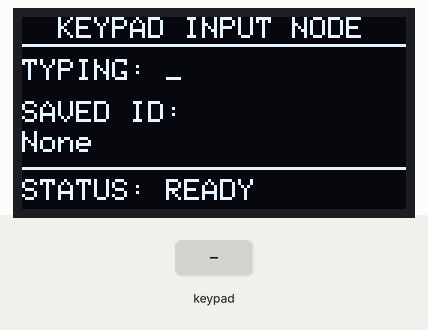
Bench run of a sketch on a simulated ESP32-S3. On the bench: 128×64 one-colour display. The test bench sets the inputs (shaded band). What the sketch prints to the serial monitor is not drawn.

Above: at 2.2 s.
2.3 s: keypad keys 1 0 1 1 1 2 1 3 # pressed 0.4 s apart
At 6.8 s:
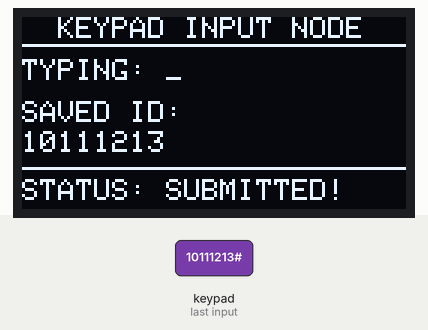
7.4 s: key '1' pressed
At 8.5 s:
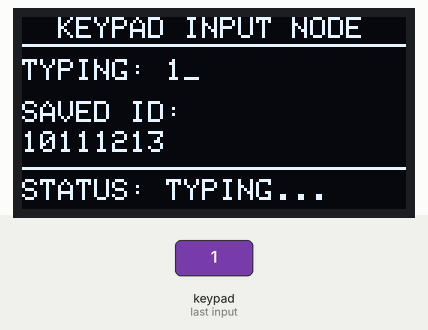
8.9 s: keypad keys 1 0 1 1 1 2 1 3 * pressed 0.4 s apart
At 13.3 s:
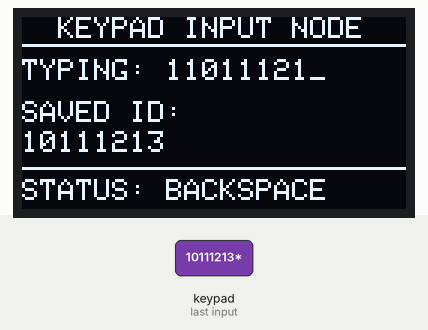
14.0 s: key '#' pressed
At 14.6 s:
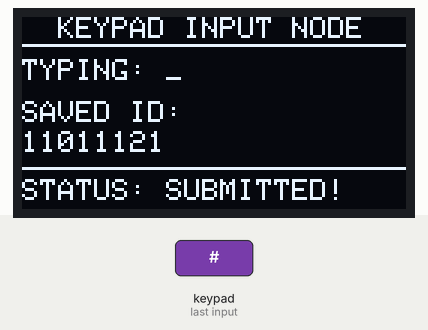
15.5 s: key 'A' pressed
At 16.7 s:
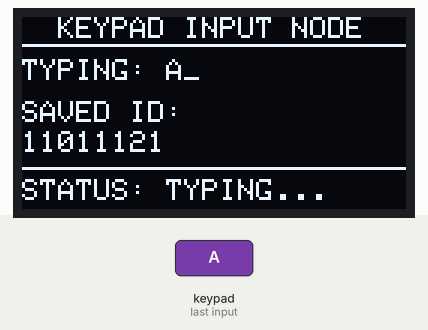
17.0 s: keypad keys 1 4 1 5 1 6 1 7 # pressed 0.4 s apart
At 20.6 s:
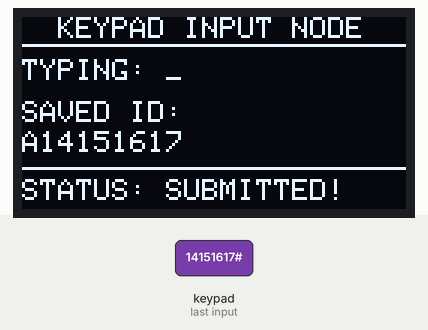
Timing chart, 0 to 22.1 s (numbered marks = the images above; inputs shaded):
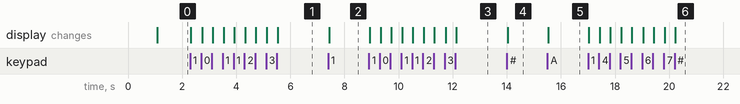

Measured:
- after the input at 2.3 s, the display: first changes at once (image 1 shows a later state)
- after the input at 7.4 s, the display: changes at once (image 2)
- after the input at 8.9 s, the display: first changes at once (image 3 shows a later state)
- after the input at 14.0 s, the display: changes at once (image 4)
- after the input at 15.5 s, the display: changes at once (image 5)
- after the input at 17.0 s, the display: first changes at once (image 6 shows a later state)

The sketch:

keypad_b.ino
```cpp
/*
 * Standalone Keypad & OLED Node (Direct GPIO Connection)
 * Microcontroller: ESP32-S3
 * Display: 0.96" SSD1306 OLED (GPIO 8 SDA, GPIO 9 SCL)
 * Keypad: 4x4 Matrix (Direct GPIOs 10-17)
 */

#include <Wire.h>
#include <Adafruit_GFX.h>
#include <Adafruit_SSD1306.h>
#include <Keypad.h>

// --- Pin Definitions ---
#define SDA_PIN       8
#define SCL_PIN       9
#define SCREEN_WIDTH  128
#define SCREEN_HEIGHT 64

// --- Keypad Configuration (Direct GPIOs) ---
const byte ROWS = 4;
const byte COLS = 4;

char keys[ROWS][COLS] = {
  {'1', '2', '3', 'A'},
  {'4', '5', '6', 'B'},
  {'7', '8', '9', 'C'},
  {'*', '0', '#', 'D'}
};

byte rowPins[ROWS] = {10, 11, 12, 13}; // Pins R1-R4
byte colPins[COLS] = {14, 15, 16, 17}; // Pins C1-C4

// --- Hardware Instances ---
Adafruit_SSD1306 display(SCREEN_WIDTH, SCREEN_HEIGHT, &Wire, -1);
Keypad keypad = Keypad(makeKeymap(keys), rowPins, colPins, ROWS, COLS);

// --- Buffer Variables ---
String inputBuffer = "";
String lastSubmitted = "None";
String statusMessage = "READY";

void setup() {
  Serial.begin(115200);

  // Initialize I2C for OLED
  Wire.begin(SDA_PIN, SCL_PIN);

  // Start OLED Display
  if (!display.begin(SSD1306_SWITCHCAPVCC, 0x3C)) {
    Serial.println("[Error]: OLED allocation failed!");
    for (;;);
  }

  // Boot splash screen
  display.clearDisplay();
  display.setTextColor(SSD1306_WHITE);
  display.setTextSize(1);
  display.setCursor(15, 25);
  display.println("DIRECT KEYPAD READY");
  display.display();
  delay(1000);

  updateScreen();
}

void loop() {
  char key = keypad.getKey();

  if (key != NO_KEY) {

    // 1. BACKSPACE ACTION (*)
    if (key == '*') {
      if (inputBuffer.length() > 0) {
        inputBuffer.remove(inputBuffer.length() - 1);
        statusMessage = "BACKSPACE";
      } else {
        statusMessage = "BUFFER EMPTY";
      }
    }

    // 2. ENTER / SUBMIT ACTION (#)
    else if (key == '#') {
      if (inputBuffer.length() > 0) {
        lastSubmitted = inputBuffer;
        statusMessage = "SUBMITTED!";
        Serial.println("[ENTER] Submitted ID: " + inputBuffer);
        inputBuffer = "";
      } else {
        statusMessage = "ENTER SOME TEXT!";
      }
    }

    // 3. CHARACTER TYPING (0-9, A-D)
    else {
      if (inputBuffer.length() < 12) {
        inputBuffer += key;
        statusMessage = "TYPING...";
      } else {
        statusMessage = "BUFFER FULL!";
      }
    }

    updateScreen();
  }
}

void updateScreen() {
  display.clearDisplay();

  // Title Header
  display.setTextSize(1);
  display.setCursor(12, 0);
  display.println("KEYPAD INPUT NODE");
  display.drawFastHLine(0, 9, 128, SSD1306_WHITE);

  // Typing Field
  display.setCursor(0, 14);
  display.print("TYPING: ");
  if (inputBuffer.length() == 0) {
    display.println("_");
  } else {
    display.println(inputBuffer + "_");
  }

  // Saved Record
  display.setCursor(0, 28);
  display.print("SAVED ID: ");
  display.setCursor(0, 38);
  display.println(lastSubmitted);

  // Footer Status Bar
  display.drawFastHLine(0, 50, 128, SSD1306_WHITE);
  display.setCursor(0, 54);
  display.print("STATUS: ");
  display.print(statusMessage);

  display.display();
}
```
